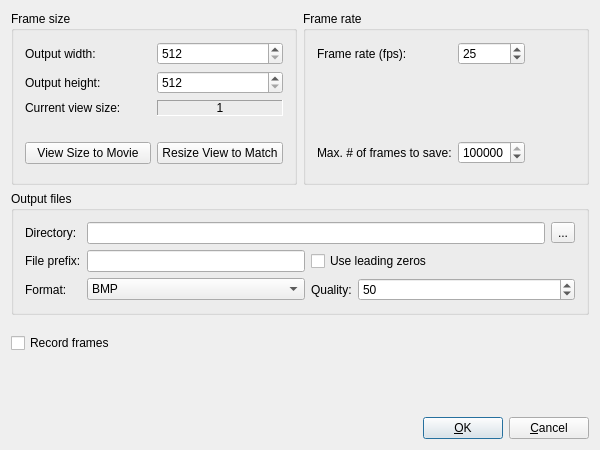
<?xml version="1.0" encoding="UTF-8"?>
<ui version="4.0" stdsetdef="1">
  <author></author>
  <comment></comment>
  <exportmacro></exportmacro>
  <class>SIG_MovieSettingsDialogBase</class>
  <widget class="QDialog" name="SIG_MovieSettingsDialogBase">
    <property name="geometry">
      <rect>
        <x>0</x>
        <y>0</y>
        <width>600</width>
        <height>450</height>
      </rect>
    </property>
    <property name="windowTitle">
      <string>Movie Settings</string>
    </property>
    <layout class="QGridLayout" columnstretch="1,1">
      <property name="margin">
        <number>11</number>
      </property>
      <property name="spacing">
        <number>6</number>
      </property>
      <item row="1" column="0" rowspan="1" colspan="2">
        <layout class="QVBoxLayout">
          <property name="margin">
            <number>0</number>
          </property>
          <property name="spacing">
            <number>6</number>
          </property>
          <item>
            <widget class="QGroupBox" name="groupboxDirectory">
    <property name="title">
                <string>Output files</string>
              </property>
                <layout class="QGridLayout" columnstretch="0,1,0,1">
                  <property name="margin">
                    <number>11</number>
                  </property>
                  <property name="spacing">
                    <number>6</number>
                  </property>
                  <item row="2" column="2">
                    <widget class="QLabel" name="textlabelQuality">
                      <property name="text">
                        <string>Quality:</string>
                      </property>
                      <property name="wordWrap">
                        <bool>false</bool>
                      </property>
                    </widget>
                  </item>
                  <item row="2" column="3">
                    <widget class="QSpinBox" name="spinboxQuality">
                      <property name="maximum">
                        <number>100</number>
                      </property>
                      <property name="minimum">
                        <number>1</number>
                      </property>
                      <property name="value">
                        <number>50</number>
                      </property>
                      <property name="toolTip">
                        <string>Set the quality in case a lossy format is used.</string>
                      </property>
                    </widget>
                  </item>
                  <item row="1" column="1">
                    <widget class="QLineEdit" name="lineeditFilePrefix"/>
                  </item>
                  <item row="1" column="0">
                    <widget class="QLabel" name="textlabelFilePrefix">
                      <property name="text">
                        <string>File prefix:</string>
                      </property>
                      <property name="wordWrap">
                        <bool>false</bool>
                      </property>
                    </widget>
                  </item>
                  <item row="0" column="1" rowspan="1" colspan="3">
                    <layout class="QHBoxLayout">
                      <property name="margin">
                        <number>0</number>
                      </property>
                      <property name="spacing">
                        <number>6</number>
                      </property>
                      <item>
                        <widget class="QLineEdit" name="lineeditDirectory"/>
                      </item>
                      <item>
                        <widget class="QToolButton" name="toolbuttonDirectory">
                          <property name="text">
                            <string>...</string>
                          </property>
                        </widget>
                      </item>
                    </layout>
                  </item>
                  <item row="1" column="2" rowspan="1" colspan="2">
                    <widget class="QCheckBox" name="checkboxUseLeadingZeros">
                      <property name="text">
                        <string>Use leading zeros</string>
                      </property>
                      <property name="toolTip">
                        <string>Indicates whether leading zeros will be added to the filenames.</string>
                      </property>
                    </widget>
                  </item>
                  <item row="2" column="0">
                    <widget class="QLabel" name="textlabelFormat">
                      <property name="text">
                        <string>Format:</string>
                      </property>
                      <property name="wordWrap">
                        <bool>false</bool>
                      </property>
                    </widget>
                  </item>
                  <item row="2" column="1">
                    <widget class="QComboBox" name="comboboxFormat">
                      <property name="toolTip">
                        <string>Sets the format in which the simulation will be grabbed. Some are lossy.</string>
                      </property>
                      <item>
                        <property name="text">
                          <string>BMP</string>
                        </property>
                      </item>
                      <item>
                        <property name="text">
                          <string>PNG</string>
                        </property>
                      </item>
                      <item>
                        <property name="text">
                          <string>PPM</string>
                        </property>
                      </item>
                      <item>
                        <property name="text">
                          <string>XBM</string>
                        </property>
                      </item>
                      <item>
                        <property name="text">
                          <string>XPM</string>
                        </property>
                      </item>
                      <item>
                        <property name="text">
                          <string>POV</string>
                        </property>
                      </item>
                    </widget>
                  </item>
                  <item row="0" column="0">
                    <widget class="QLabel" name="textlabelDirectory">
                      <property name="text">
                        <string>Directory:</string>
                      </property>
                      <property name="wordWrap">
                        <bool>false</bool>
                      </property>
                    </widget>
                  </item>
                </layout>
            </widget>
          </item>
          <item>
            <spacer name="spacerRecordFrames">
              <property name="orientation">
                <enum>Qt::Vertical</enum>
              </property>
              <property name="sizeType">
                <enum>QSizePolicy::Fixed</enum>
              </property>
              <property name="sizeHint">
                <size>
                  <width>20</width>
                  <height>12</height>
                </size>
              </property>
            </spacer>
          </item>
          <item>
            <layout class="QHBoxLayout">
              <property name="margin">
                <number>0</number>
              </property>
              <property name="spacing">
                <number>6</number>
              </property>
              <item>
                <widget class="QCheckBox" name="checkboxEnableMovie">
                  <property name="text">
                    <string>Record frames</string>
                  </property>
                  <property name="toolTip">
                    <string>Saves frames to the output files while the simulation advances.</string>
                  </property>
                </widget>
              </item>
              <item>
                <spacer name="Spacer6">
                  <property name="sizeHint">
                    <size>
                      <width>20</width>
                      <height>20</height>
                    </size>
                  </property>
                  <property name="sizeType">
                    <enum>QSizePolicy::Expanding</enum>
                  </property>
                  <property name="orientation">
                    <enum>Qt::Horizontal</enum>
                  </property>
                </spacer>
              </item>
            </layout>
          </item>
          <item>
            <spacer name="Spacer3">
              <property name="sizeHint">
                <size>
                  <width>20</width>
                  <height>20</height>
                </size>
              </property>
              <property name="sizeType">
                <enum>QSizePolicy::Expanding</enum>
              </property>
              <property name="orientation">
                <enum>Qt::Vertical</enum>
              </property>
            </spacer>
          </item>
        </layout>
      </item>
      <item row="2" column="0" rowspan="1" colspan="2">
        <layout class="QHBoxLayout">
          <property name="margin">
            <number>0</number>
          </property>
          <property name="spacing">
            <number>6</number>
          </property>
          <item>
            <spacer name="Spacer1">
              <property name="sizeHint">
                <size>
                  <width>20</width>
                  <height>20</height>
                </size>
              </property>
              <property name="sizeType">
                <enum>QSizePolicy::Expanding</enum>
              </property>
              <property name="orientation">
                <enum>Qt::Horizontal</enum>
              </property>
            </spacer>
          </item>
          <item>
            <widget class="QPushButton" name="pushbuttonOK">
              <property name="text">
                <string>&amp;OK</string>
              </property>
            </widget>
          </item>
          <item>
            <widget class="QPushButton" name="pushbuttonCancel">
              <property name="text">
                <string>&amp;Cancel</string>
              </property>
            </widget>
          </item>
        </layout>
      </item>
      <item row="0" column="1">
        <widget class="QGroupBox" name="groupboxFrameRate">
          <property name="title">
            <string>Frame rate</string>
          </property>
          <layout class="QGridLayout">
            <property name="margin">
              <number>11</number>
            </property>
            <property name="spacing">
              <number>6</number>
            </property>
            <item row="2" column="2">
              <spacer name="Spacer4">
                <property name="sizeHint">
                  <size>
                    <width>20</width>
                    <height>20</height>
                  </size>
                </property>
                <property name="sizeType">
                  <enum>QSizePolicy::Expanding</enum>
                </property>
                <property name="orientation">
                  <enum>Qt::Horizontal</enum>
                </property>
              </spacer>
            </item>
            <item row="0" column="2">
              <spacer name="Spacer3_2">
                <property name="sizeHint">
                  <size>
                    <width>20</width>
                    <height>20</height>
                  </size>
                </property>
                <property name="sizeType">
                  <enum>QSizePolicy::Expanding</enum>
                </property>
                <property name="orientation">
                  <enum>Qt::Horizontal</enum>
                </property>
              </spacer>
            </item>
            <item row="0" column="0">
              <widget class="QLabel" name="textlabelFrameRate">
                <property name="text">
                  <string>Frame rate (fps):</string>
                </property>
                <property name="wordWrap">
                  <bool>false</bool>
                </property>
              </widget>
            </item>
            <item row="1" column="0" rowspan="1" colspan="3">
              <widget class="QLabel" name="textlabelStepsPerFrame">
                <property name="wordWrap">
                  <bool>true</bool>
                </property>
              </widget>
            </item>
            <item row="2" column="0">
              <widget class="QLabel" name="textlabelMaxFrames">
                <property name="text">
                  <string>Max. # of frames to save:</string>
                </property>
                <property name="wordWrap">
                  <bool>false</bool>
                </property>
              </widget>
            </item>
            <item row="0" column="1">
              <widget class="QSpinBox" name="spinboxFrameRate">
                <property name="maximum">
                  <number>120</number>
                </property>
                <property name="minimum">
                  <number>1</number>
                </property>
                <property name="value">
                  <number>25</number>
                </property>
              </widget>
            </item>
            <item row="2" column="1">
              <widget class="QSpinBox" name="spinboxMaxFrames">
                <property name="maximum">
                  <number>999999</number>
                </property>
                <property name="value">
                  <number>999999</number>
                </property>
              </widget>
            </item>
            <item row="3" column="0" rowspan="1" colspan="3">
              <spacer name="spacerFrameRateBottom">
                <property name="orientation">
                  <enum>Qt::Vertical</enum>
                </property>
                <property name="sizeType">
                  <enum>QSizePolicy::Expanding</enum>
                </property>
              </spacer>
            </item>
          </layout>
        </widget>
      </item>
      <item row="0" column="0">
        <widget class="QGroupBox" name="groupboxGeometry">
          <property name="title">
            <string>Frame size</string>
          </property>
          <layout class="QGridLayout">
            <property name="margin">
              <number>11</number>
            </property>
            <property name="spacing">
              <number>6</number>
            </property>
            <item row="0" column="0">
              <widget class="QLabel" name="textlabelWidth">
                <property name="text">
                  <string>Output width:</string>
                </property>
                <property name="wordWrap">
                  <bool>false</bool>
                </property>
              </widget>
            </item>
            <item row="0" column="1">
              <widget class="QSpinBox" name="spinboxWidth">
                <property name="maximum">
                  <number>4096</number>
                </property>
                <property name="minimum">
                  <number>512</number>
                </property>
                <property name="value">
                  <number>512</number>
                </property>
                <property name="toolTip">
                  <string>Sets the width of the grabbed frames.</string>
                </property>
              </widget>
            </item>
            <item row="1" column="0">
              <widget class="QLabel" name="textlabelHeight">
                <property name="text">
                  <string>Output height:</string>
                </property>
                <property name="wordWrap">
                  <bool>false</bool>
                </property>
              </widget>
            </item>
            <item row="1" column="1">
              <widget class="QSpinBox" name="spinboxHeight">
                <property name="maximum">
                  <number>4096</number>
                </property>
                <property name="minimum">
                  <number>512</number>
                </property>
                <property name="value">
                  <number>512</number>
                </property>
                <property name="toolTip">
                  <string>Sets the height of the grabbed frames.</string>
                </property>
              </widget>
            </item>
            <item row="2" column="0">
              <widget class="QLabel" name="TextLabel1">
                <property name="text">
                  <string>Current view size:</string>
                </property>
                <property name="alignment">
                  <set>Qt::AlignVCenter|Qt::AlignLeft</set>
                </property>
                <property name="wordWrap">
                  <bool>false</bool>
                </property>
              </widget>
            </item>
            <item row="2" column="1">
              <widget class="QLabel" name="textlabelViewSize">
                <property name="frameShape">
                  <enum>QFrame::Panel</enum>
                </property>
                <property name="frameShadow">
                  <enum>QFrame::Sunken</enum>
                </property>
                <property name="text">
                  <string>1</string>
                </property>
                <property name="alignment">
                  <set>Qt::AlignCenter</set>
                </property>
                <property name="wordWrap">
                  <bool>false</bool>
                </property>
              </widget>
            </item>
            <item row="3" column="0" rowspan="1" colspan="2">
              <widget class="QLabel" name="textlabelFrameFit">
                <property name="wordWrap">
                  <bool>true</bool>
                </property>
              </widget>
            </item>
            <item row="4" column="0" rowspan="1" colspan="2">
              <layout class="QHBoxLayout">
                <item>
                  <widget class="QPushButton" name="pushbuttonViewSizeToMovie">
                    <property name="text">
                      <string>View Size to Movie</string>
                    </property>
                    <property name="toolTip">
                      <string>Sets the output size to match the current view size.</string>
                    </property>
                    <property name="autoDefault">
                      <bool>false</bool>
                    </property>
                  </widget>
                </item>
                <item>
                  <widget class="QPushButton" name="pushbuttonResizeViewToMatch">
                    <property name="text">
                      <string>Resize View to Match</string>
                    </property>
                    <property name="toolTip">
                      <string>Resizes the window so the view matches the output size, as far as the screen allows.</string>
                    </property>
                    <property name="autoDefault">
                      <bool>false</bool>
                    </property>
                  </widget>
                </item>
              </layout>
            </item>
            <item row="5" column="0" rowspan="1" colspan="2">
              <spacer name="spacerFrameSizeBottom">
                <property name="orientation">
                  <enum>Qt::Vertical</enum>
                </property>
                <property name="sizeType">
                  <enum>QSizePolicy::Expanding</enum>
                </property>
              </spacer>
            </item>
          </layout>
        </widget>
      </item>
    </layout>
  </widget>
  <slots>
    <slot>slotToolButtonClicked()</slot>
  </slots>
  <connections>
    <connection>
      <sender>pushbuttonOK</sender>
      <signal>clicked()</signal>
      <receiver>SIG_MovieSettingsDialogBase</receiver>
      <slot>accept()</slot>
    </connection>
    <connection>
      <sender>pushbuttonCancel</sender>
      <signal>clicked()</signal>
      <receiver>SIG_MovieSettingsDialogBase</receiver>
      <slot>reject()</slot>
    </connection>
    <connection>
      <sender>toolbuttonDirectory</sender>
      <signal>clicked()</signal>
      <receiver>SIG_MovieSettingsDialogBase</receiver>
      <slot>slotToolButtonClicked()</slot>
    </connection>
  </connections>
</ui>
